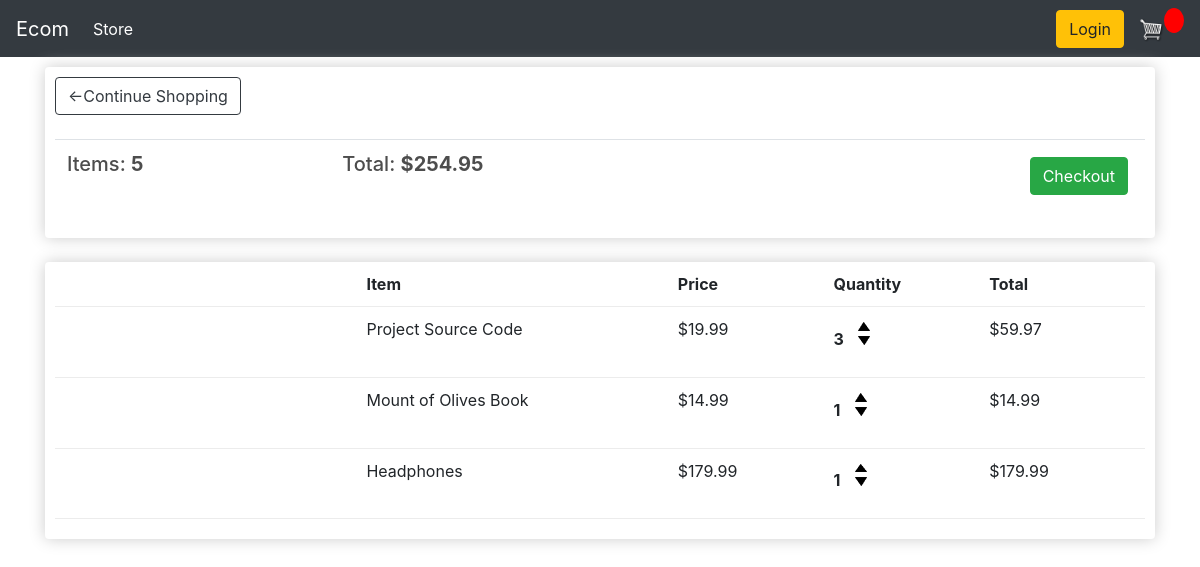
/cart/ (signed in), run on an earlier commit of the app's database.
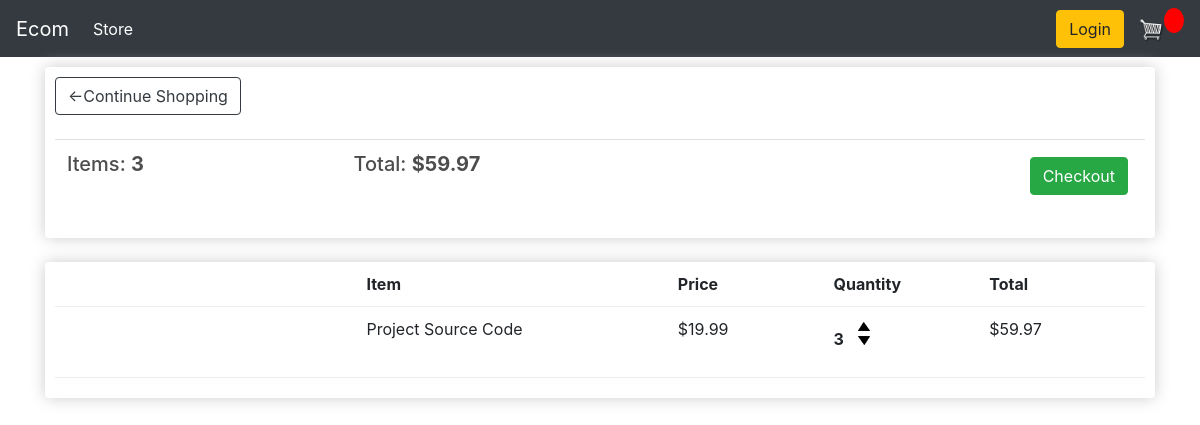
And on a later commit of the database.
### store/models.py (models this page shows, shortened)
class Order(models.Model):
    customer = models.ForeignKey(Customer, on_delete=models.SET_NULL,null=True, blank=True)
    date_ordered = models.DateTimeField(auto_now_add=True)
    complete = models.BooleanField(default=False,null=True,blank=False)
    transaction_id = models.CharField(max_length=100,null=True)
    @property
    def get_cart_total(self):
        orderitems = self.orderitem_set.all()
        total = sum([item.get_total for item in orderitems])
        return total
    @property
    def get_cart_items(self):
      orderitems = self.orderitem_set.all()
      total = sum([item.quantity for item in orderitems])
      return total

class OrderItem(models.Model):
    product = models.ForeignKey(Product, on_delete=models.SET_NULL, null=True)
    order = models.ForeignKey(Order, on_delete=models.SET_NULL,null=True)
    quantity = models.IntegerField(default=0, null=True,blank=True)
    date_added = models.DateTimeField(auto_now_add=True)
    @property
    def get_total(self):
        total = self.product.price * self.quantity
        return total

class Product(models.Model):
    name = models.CharField(max_length=200, null=True)
    price = models.FloatField()
    digital = models.BooleanField(default=False, null=True,blank=False)
    image = CloudinaryField('image', default='image')
    @property
    def imageURL(self):
        try:
            url = self.image.url
        except:
            url = ''
        return url

### store/views.py (the view)
# urls.py: path('cart/', views.cart, name = "cart"),
def cart(request):
    if request.user.is_authenticated:
        customer = request.user.customer
        order, created = Order.objects.get_or_create(customer=customer,complete=False)
        items = order.orderitem_set.all()
    else:
        items = []
        order = {'get_cart_total':0,'get_cart_items':0,'shipping':False}
    context = {'items':items, 'order':order}
    return render(request,'store/cart.html',context )

### store/templates/store/cart.html
{% extends 'store/main.html'%}
{% load static %}
{% block content %}
    <div class="row">
        <div class="col-lg-12">
            <div class="box-element">
                <a class="btn btn-outline-dark" href="{% url 'store' %}">&#X2190;Continue Shopping</a>
                <br>
                <br>
                <table class="table">
                    <tr>
                        <th><h5>Items: <strong>{{order.get_cart_items}}</strong></h5></th>
                        <th><h5>Total: <strong>${{order.get_cart_total|floatformat:2}}</strong></h5></th>
                        <th>
                            <a style="float: right; margin:5px" class="btn btn-success" href="{% url 'checkout' %}">Checkout</a>
                        </th>
                    </tr>
                </table>
            </div>
            <br>
            <div class="box-element">
                <div class="cart-row">
                    <div style="flex:2"></div>
                    <div style="flex:2"><strong>Item</strong></div>
                    <div style="flex:1"><strong>Price</strong></div>
                    <div style="flex:1"><strong>Quantity</strong></div>
                    <div style="flex:1"><strong>Total</strong></div>
                </div>
                {% for item in items %}
                <div class="cart-row">
                    <div style="flex:2"><img class="row-image" src="{{item.product.imageURL}}" alt=""></div>
                    <div style="flex:2"><p>{{item.product.name}}</p></div>
                    <div style="flex:1"><p>${{item.product.price|floatformat:2}}</p></div>
                    <div style="flex:1">
                        <p class="quantity">{{item.quantity}}</p>
                        <div class="quantity">
                            <img data-action="add" data-product="{{item.product.id}}" class="chg-quantity update-cart" src="{% static 'images/arrow-up.png' %}" alt="">
                            <img data-action="remove" data-product="{{item.product.id}}" class="chg-quantity  update-cart" src="{% static 'images/arrow-down.png' %}" alt="">
                        </div>
                    </div>
                    <div style="flex:1">${{item.get_total}}</div>
                </div>
                {% endfor %}
            </div>
        </div>
    </div>
{% endblock content %}

What changed in the data, as far as the page shows it:
removed OrderItem: product.name "Mount of Olives Book", product.price "14.99", quantity "1", get_total "14.99"
removed OrderItem: product.name "Headphones", product.price "179.99", quantity "1", get_total "179.99"
computed for Order: get_cart_items "5" → "3"; get_cart_total "254.95" → "59.97"
